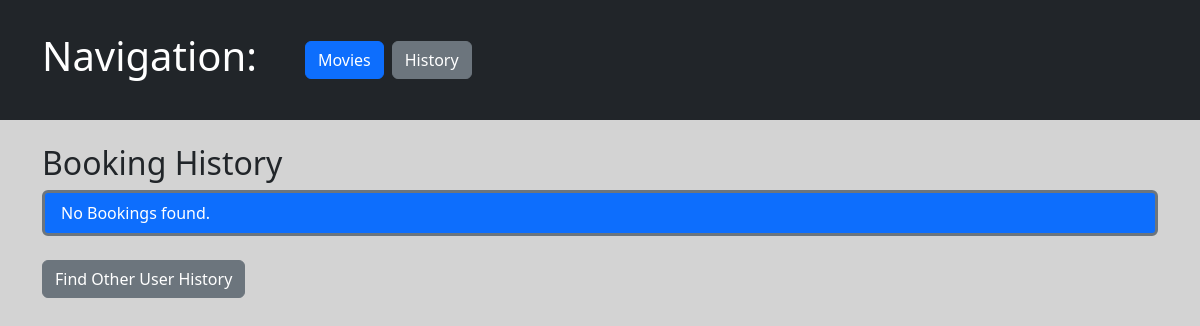
The page /booking-history/Bob/ on the database as committed earlier.
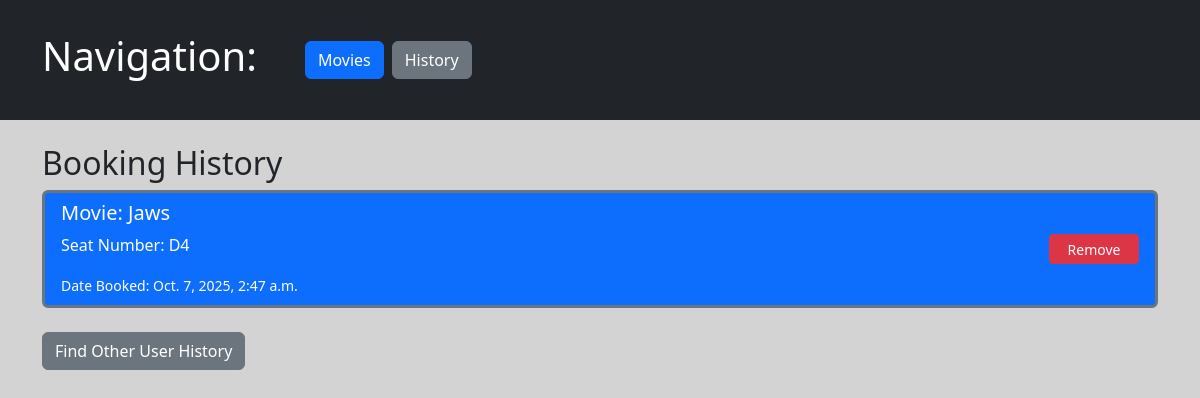
The same page on the database as committed later.
### bookings/models.py (models this page shows, shortened)
class Booking(models.Model):
    movie = models.ForeignKey(Movie, on_delete=models.CASCADE)
    seat = models.ForeignKey(Seat, on_delete=models.CASCADE)
    user = models.CharField(max_length = 50)
    booking_date = models.DateTimeField()

class Movie(models.Model):
    title = models.CharField(max_length=50)
    description = models.CharField(max_length=400)
    release_date =  models.DateTimeField()
    duration = models.DurationField()

class Seat(models.Model):
    seat_number = models.CharField(max_length=2)
    booking_status = models.BooleanField(default=False)

### bookings/views.py (the view)
# urls.py: path('booking-history/<str:user>/', views.booking_history_with_user_view, name='booking_history_with_user'),
def booking_history_with_user_view(request, user=None):
    if request.method == 'POST':
        form = HistoryForm(request.POST)
        if form.is_valid():
            user = form.cleaned_data['user']
            return redirect('booking_history_with_user', user=user)
    else:
        form = HistoryForm()
    bookings = None
    if user:
        bookings = Booking.objects.filter(user=user).order_by('booking_date').reverse()
    return render(request, 'bookings/booking_history.html', {'bookings': bookings, 'form': form, 'user': user})

### bookings/templates/bookings/booking_history.html (shortened to what this page needs)
{% extends 'bookings/base.html' %}
{% block content %}
  <h2>Booking History</h2>
  {% if user %}
    <ul class="list-group">
      {% for booking in bookings %}
        <li class="list-group-item bg-primary mb-2 text-white d-flex justify-content-between align-items-center border border-secondary border-3">
          <div>
            <h5>Movie: {{ booking.movie.title }}</h5>
            <p>Seat Number: {{ booking.seat.seat_number }}</p>
            <small>Date Booked: {{ booking.booking_date }}</small>
          </div>
          <a href="{% url 'cancel_booking' booking.id %}" class="btn btn-danger btn-sm d-flex flex-column align-items-center justify-content-center" style="width:90px; height:30px;"
           onclick="this.classList.add('disabled'); this.innerText='Removing...'; return true;">Remove</a>
        </li>
      {% empty %}
        <li class="list-group-item bg-primary mb-2 text-white d-flex justify-content-between align-items-center border border-secondary border-3">No Bookings found.</li>
      {% endfor %}
    </ul>
    <a href="{% url 'booking_history' %}" class="btn btn-secondary mt-3">Find Other User History</a>
  {% endif %}
{% endblock %}

Rows that differ between the two databases and show on the page:
added Booking: movie "Jaws", seat.seat_number "D4", booking_date "Oct. 7, 2025, 2:47 a.m."
Other text that changed with them:
text no longer shown: "No Bookings found."
